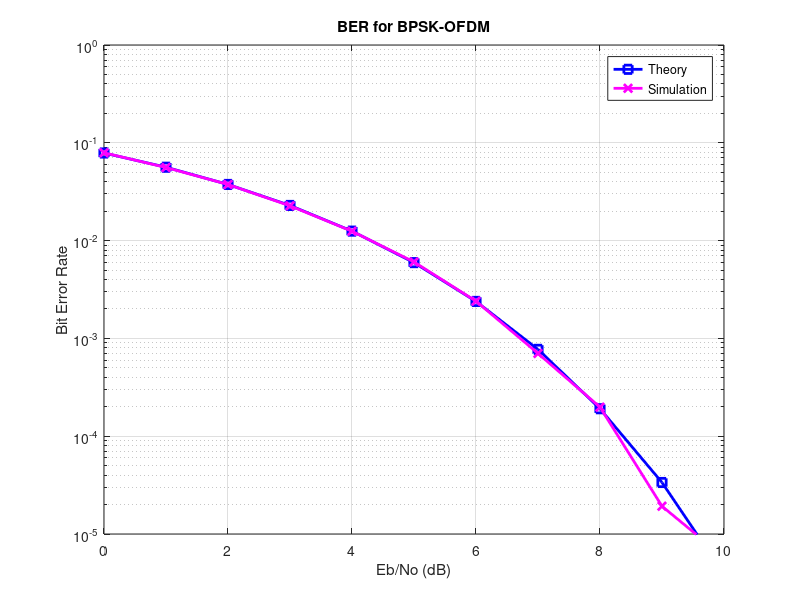

Recreate this plot in MATLAB.
% Parameters
nFFT = 64; % FFT size
nDSC = 52; % Number of data subcarriers
nSym = 1e4; % Number of OFDM symbols
EbN0dB = 0:10; % Eb/N0 range in dB
EsN0dB = EbN0dB + 10*log10(nDSC/nFFT) + 10*log10(64/80); % Es/N0

% Preallocate
nErr = zeros(1, length(EbN0dB));

for ii = 1:length(EbN0dB)
% Transmitter
ipBit = rand(1, nDSC * nSym) > 0.5; % Random bits
ipMod = 2 * ipBit - 1; % BPSK modulation
ipMod = reshape(ipMod, nDSC, nSym).'; % Reshape to symbols

% Map to subcarriers
xF = [zeros(nSym, 6), ipMod(:, 1:nDSC/2), zeros(nSym, 1), ipMod(:, nDSC/2+1:nDSC), zeros(nSym, 5)];

% IFFT and normalize power
xt = (nFFT/sqrt(nDSC)) * ifft(fftshift(xF.')).';

% Add cyclic prefix
xt = [xt(:, 49:64), xt];
xt = reshape(xt.', 1, nSym * 80);

% Noise
nt = (1/sqrt(2)) * (randn(1, nSym * 80) + 1j * randn(1, nSym * 80));
yt = sqrt(80/64) * xt + 10^(-EsN0dB(ii)/20) * nt;

% Receiver
yt = reshape(yt.', 80, nSym).';
yt = yt(:, 17:80); % Remove cyclic prefix

% FFT
yF = (sqrt(nDSC)/nFFT) * fftshift(fft(yt.')).';
yMod = yF(:, [6+(1:nDSC/2), 7+(nDSC/2+1:nDSC)]);

% Demodulate
ipModHat = sign(real(yMod)); % BPSK demodulation
ipBitHat = (ipModHat + 1) / 2;
ipBitHat = reshape(ipBitHat.', nDSC * nSym, 1).';

% Count errors
nErr(ii) = sum(ipBitHat ~= ipBit);
end

% BER calculation
simBer = nErr / (nSym * nDSC);
theoryBer = 0.5 * erfc(sqrt(10.^(EbN0dB/10)));

% Plot
figure;
semilogy(EbN0dB, theoryBer, 'bs-', 'LineWidth', 2);
hold on;
semilogy(EbN0dB, simBer, 'mx-', 'LineWidth', 2);
axis([0 10 1e-5 1]);
grid on;
legend('Theory', 'Simulation');
xlabel('Eb/No (dB)');
ylabel('Bit Error Rate');
title('BER for BPSK-OFDM');


